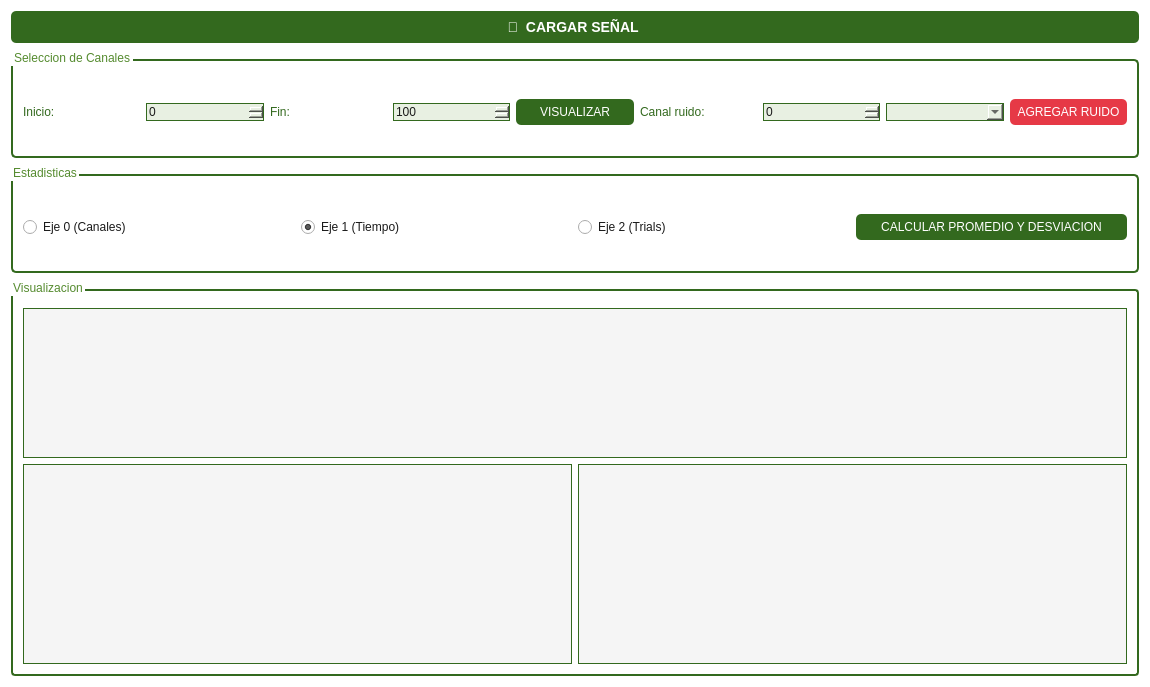
<?xml version="1.0" encoding="UTF-8"?>
<ui version="4.0">
 <class>SignalTabWidget</class>
 <widget class="QWidget" name="SignalTabWidget">
  <property name="geometry">
   <rect>
    <x>0</x>
    <y>0</y>
    <width>1150</width>
    <height>687</height>
   </rect>
  </property>
  <property name="styleSheet">
   <string>background-color: #ffffff; color: #1a1a1a;</string>
  </property>
  <layout class="QVBoxLayout" name="verticalLayout_4">
   <item>
    <widget class="QPushButton" name="btn_cargar">
     <property name="cursor">
      <cursorShape>PointingHandCursor</cursorShape>
     </property>
     <property name="toolTip">
      <string>Cargar señal biomédica (ECG, EEG) en formato MATLAB .mat</string>
     </property>
     <property name="styleSheet">
      <string notr="true">QPushButton { background-color: #33691e; color: white; border: none; padding: 8px 16px; border-radius: 5px; font-size: 14px; font-weight: bold; } QPushButton:hover { background-color: #558b2f; } QPushButton:pressed { background-color: #1b5e20; }</string>
     </property>
     <property name="text">
      <string>📂  CARGAR SEÑAL </string>
     </property>
    </widget>
   </item>
   <item>
    <widget class="QGroupBox" name="group_canales">
     <property name="styleSheet">
      <string>QGroupBox { border: 2px solid #33691e; border-radius: 5px; margin-top: 10px; padding-top: 10px; color: #558b2f; }</string>
     </property>
     <property name="title">
      <string>Seleccion de Canales</string>
     </property>
     <layout class="QHBoxLayout" name="horizontalLayout">
      <item>
       <widget class="QLabel" name="lbl_inicio">
        <property name="styleSheet">
         <string>color: #33691e;</string>
        </property>
        <property name="text">
         <string>Inicio:</string>
        </property>
       </widget>
      </item>
      <item>
       <widget class="QSpinBox" name="spin_canal_inicio">
        <property name="styleSheet">
         <string>QSpinBox { background-color: #e8f0e2; color: #1a1a1a; border: 1px solid #33691e; }</string>
        </property>
        <property name="minimum">
         <number>0</number>
        </property>
        <property name="maximum">
         <number>99999</number>
        </property>
       </widget>
      </item>
      <item>
       <widget class="QLabel" name="lbl_fin">
        <property name="styleSheet">
         <string>color: #33691e;</string>
        </property>
        <property name="text">
         <string>Fin:</string>
        </property>
       </widget>
      </item>
      <item>
       <widget class="QSpinBox" name="spin_canal_fin">
        <property name="styleSheet">
         <string>QSpinBox { background-color: #e8f0e2; color: #1a1a1a; border: 1px solid #33691e; }</string>
        </property>
        <property name="minimum">
         <number>0</number>
        </property>
        <property name="maximum">
         <number>99999</number>
        </property>
        <property name="value">
         <number>100</number>
        </property>
       </widget>
      </item>
      <item>
       <widget class="QPushButton" name="btn_seleccionar_canales">
        <property name="styleSheet">
         <string>QPushButton { background-color: #33691e; color: white; border: none; padding: 6px; border-radius: 5px; } QPushButton:hover { background-color: #558b2f; }</string>
        </property>
        <property name="text">
         <string>VISUALIZAR</string>
        </property>
       </widget>
      </item>
      <item>
       <widget class="QLabel" name="lbl_canal_ruido">
        <property name="styleSheet">
         <string>color: #33691e;</string>
        </property>
        <property name="text">
         <string>Canal ruido:</string>
        </property>
       </widget>
      </item>
      <item>
       <widget class="QSpinBox" name="spin_canal_ruido">
        <property name="styleSheet">
         <string>QSpinBox { background-color: #e8f0e2; color: #1a1a1a; border: 1px solid #33691e; }</string>
        </property>
        <property name="minimum">
         <number>0</number>
        </property>
        <property name="maximum">
         <number>999</number>
        </property>
       </widget>
      </item>
      <item>
       <widget class="QComboBox" name="combo_tipo_ruido">
        <property name="styleSheet">
         <string>QComboBox { background-color: #e8f0e2; color: #1a1a1a; border: 1px solid #33691e; } QComboBox QAbstractItemView { background-color: #ffffff; color: #1a1a1a; selection-background-color: #558b2f; selection-color: white; }</string>
        </property>
       </widget>
      </item>
      <item>
       <widget class="QPushButton" name="btn_agregar_ruido">
        <property name="styleSheet">
         <string>QPushButton { background-color: #e63946; color: white; border: none; padding: 6px; border-radius: 5px; } QPushButton:hover { background-color: #ff6b6b; }</string>
        </property>
        <property name="text">
         <string>AGREGAR RUIDO</string>
        </property>
       </widget>
      </item>
     </layout>
    </widget>
   </item>
   <item>
    <widget class="QGroupBox" name="group_stats">
     <property name="styleSheet">
      <string>QGroupBox { border: 2px solid #33691e; border-radius: 5px; margin-top: 10px; padding-top: 10px; color: #558b2f; }</string>
     </property>
     <property name="title">
      <string>Estadisticas</string>
     </property>
     <layout class="QHBoxLayout" name="horizontalLayout_2">
      <item>
       <widget class="QRadioButton" name="radio_eje_0">
        <property name="styleSheet">
         <string>color: #1a1a1a;</string>
        </property>
        <property name="text">
         <string>Eje 0 (Canales)</string>
        </property>
       </widget>
      </item>
      <item>
       <widget class="QRadioButton" name="radio_eje_1">
        <property name="styleSheet">
         <string>color: #1a1a1a;</string>
        </property>
        <property name="text">
         <string>Eje 1 (Tiempo)</string>
        </property>
        <property name="checked">
         <bool>true</bool>
        </property>
       </widget>
      </item>
      <item>
       <widget class="QRadioButton" name="radio_eje_2">
        <property name="styleSheet">
         <string>color: #1a1a1a;</string>
        </property>
        <property name="text">
         <string>Eje 2 (Trials)</string>
        </property>
       </widget>
      </item>
      <item>
       <widget class="QPushButton" name="btn_calcular_stats">
        <property name="styleSheet">
         <string>QPushButton { background-color: #33691e; color: white; border: none; padding: 6px; border-radius: 5px; } QPushButton:hover { background-color: #558b2f; }</string>
        </property>
        <property name="text">
         <string>CALCULAR PROMEDIO Y DESVIACION</string>
        </property>
       </widget>
      </item>
     </layout>
    </widget>
   </item>
   <item>
    <widget class="QGroupBox" name="group_visualizacion">
     <property name="styleSheet">
      <string notr="true">QGroupBox { border: 2px solid #33691e; border-radius: 4px; margin-top: 10px; padding-top: 10px; color: #558b2f; }</string>
     </property>
     <property name="title">
      <string>Visualizacion</string>
     </property>
     <layout class="QVBoxLayout" name="verticalLayout">
      <item>
       <widget class="QFrame" name="frame_senal">
        <property name="minimumSize">
         <size>
          <width>1100</width>
          <height>150</height>
         </size>
        </property>
        <property name="styleSheet">
         <string>background-color: #f5f5f5; border: 1px solid #33691e;</string>
        </property>
        <property name="frameShape">
         <enum>QFrame::StyledPanel</enum>
        </property>
        <property name="frameShadow">
         <enum>QFrame::Raised</enum>
        </property>
       </widget>
      </item>
      <item>
       <layout class="QHBoxLayout" name="horizontalLayout_3">
        <item>
         <widget class="QFrame" name="frame_original">
          <property name="minimumSize">
           <size>
            <width>540</width>
            <height>200</height>
           </size>
          </property>
          <property name="styleSheet">
           <string>background-color: #f5f5f5; border: 1px solid #33691e;</string>
          </property>
          <property name="frameShape">
           <enum>QFrame::StyledPanel</enum>
          </property>
          <property name="frameShadow">
           <enum>QFrame::Raised</enum>
          </property>
         </widget>
        </item>
        <item>
         <widget class="QFrame" name="frame_modificada">
          <property name="minimumSize">
           <size>
            <width>540</width>
            <height>200</height>
           </size>
          </property>
          <property name="styleSheet">
           <string>background-color: #f5f5f5; border: 1px solid #33691e;</string>
          </property>
          <property name="frameShape">
           <enum>QFrame::StyledPanel</enum>
          </property>
          <property name="frameShadow">
           <enum>QFrame::Raised</enum>
          </property>
         </widget>
        </item>
       </layout>
      </item>
     </layout>
    </widget>
   </item>
  </layout>
 </widget>
 <resources/>
 <connections>
  <connection>
   <sender>btn_cargar</sender>
   <signal>clicked()</signal>
   <receiver>SignalTabWidget</receiver>
   <slot>update()</slot>
   <hints>
    <hint type="sourcelabel">
     <x>671</x>
     <y>27</y>
    </hint>
    <hint type="destinationlabel">
     <x>872</x>
     <y>51</y>
    </hint>
   </hints>
  </connection>
 </connections>
</ui>
